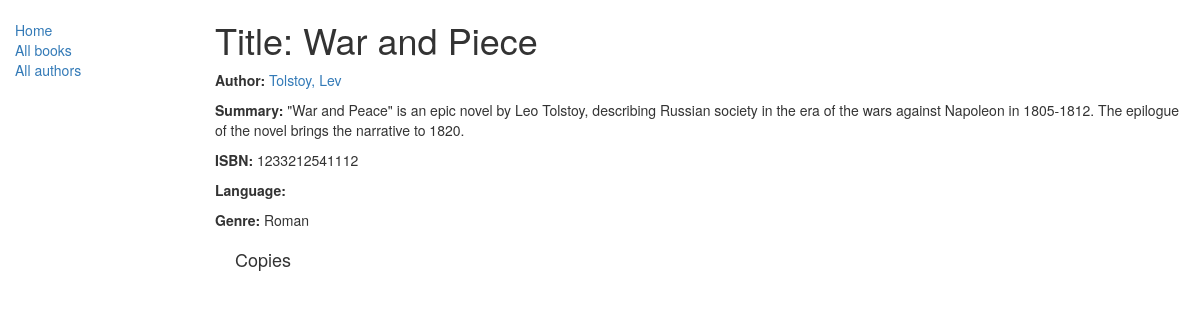
The page /catalog/book/1 on the database as committed earlier.
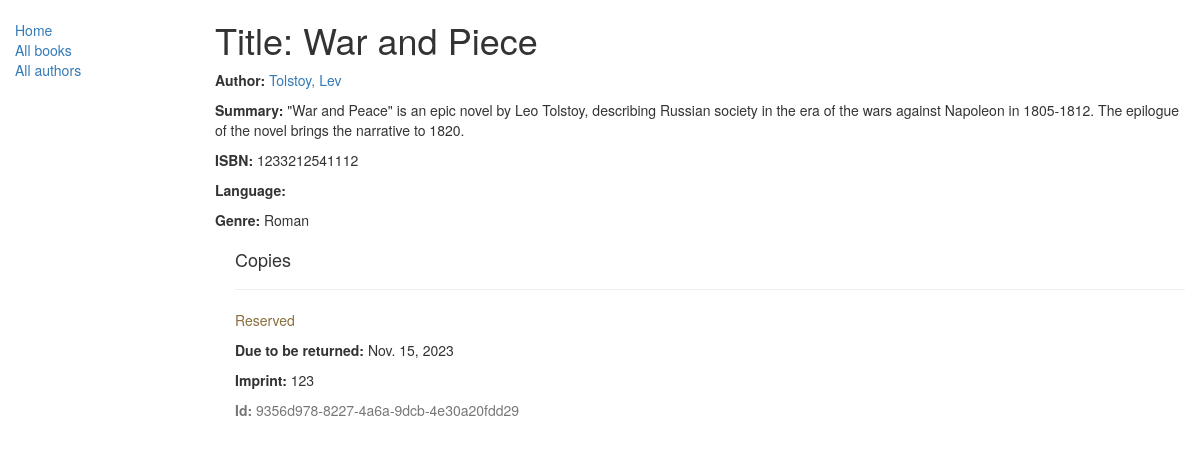
The same page on the database as committed later.
### catalog/models.py (models this page shows, shortened)
class Book(models.Model):
    title = models.CharField(max_length=200)
    author = models.ForeignKey('Author', on_delete=models.RESTRICT, null=True)
    summary = models.TextField(max_length=1000, help_text="Enter a brief description of the book")
    isbn = models.CharField('ISBN', max_length=13, unique=True,
                            help_text='13 Character <a href="https://www.isbn-international.org/content/what-isbn'
                                      '">ISBN number</a>')
    genre = models.ManyToManyField(Genre, help_text="Select a genre for this book")
    def display_genre(self):
        return ', '.join([genre.name for genre in self.genre.all()[:3]])
    display_genre.short_description = 'Genre'

class Author(models.Model):
    first_name = models.CharField(max_length=100)
    last_name = models.CharField(max_length=100)
    date_of_birth = models.DateField(null=True, blank=True)
    date_of_death = models.DateField('Died', null=True, blank=True)
    class Meta:
        ordering = ['last_name', 'first_name']
    def __str__(self):
        return f'{self.last_name}, {self.first_name}'

class Genre(models.Model):
    name = models.CharField(max_length=200, help_text="Enter a book genre (e.g. Science Fiction, French Poetry etc.)")
    def __str__(self):
        return self.name

class BookInstance(models.Model):
    id = models.UUIDField(primary_key=True, default=uuid.uuid4,
                          help_text="Unique ID for this particular book across whole library")
    book = models.ForeignKey('Book', on_delete=models.RESTRICT, null=True)
    imprint = models.CharField(max_length=200)
    due_back = models.DateField(null=True, blank=True)
    LOAN_STATUS = (
        ('m', 'Maintenance'),
        ('o', 'On loan'),
        ('a', 'Available'),
        ('r', 'Reserved'),
    )
    status = models.CharField(max_length=1, choices=LOAN_STATUS, blank=True, default='m', help_text='Book availability')
    class Meta:
        ordering = ['due_back']

### catalog/views.py (the view, shortened to what this page needs)
# urls.py: path('book/<int:pk>', views.BookDetailView.as_view(), name='book-detail'),
class BookDetailView(generic.DetailView):
    model = Book

### catalog/templates/catalog/book_detail.html
{% extends "base_generic.html" %}
{% block content %}
  <h1>Title: {{ book.title }}</h1>
  <p><strong>Author:</strong> <a href="">{{ book.author }}</a></p>
  <p><strong>Summary:</strong> {{ book.summary }}</p>
  <p><strong>ISBN:</strong> {{ book.isbn }}</p>
  <p><strong>Language:</strong> {{ book.language }}</p>
  <p><strong>Genre:</strong> {{ book.genre.all|join:", " }}</p>
  <div style="margin-left:20px;margin-top:20px">
    <h4>Copies</h4>
    {% for copy in book.bookinstance_set.all %}
      <hr />
      <p
        class="{% if copy.status == 'a' %}text-success{% elif copy.status == 'm' %}text-danger{% else %}text-warning{% endif %}">
        {{ copy.get_status_display }}
      </p>
      {% if copy.status != 'a' %}
        <p><strong>Due to be returned:</strong> {{ copy.due_back }}</p>
      {% endif %}
      <p><strong>Imprint:</strong> {{ copy.imprint }}</p>
      <p class="text-muted"><strong>Id:</strong> {{ copy.id }}</p>
    {% endfor %}
  </div>
{% endblock %}

### catalog/templates/base_generic.html (shortened to what this page needs)
<!doctype html>
<html lang="en">
  <head>
    <link
      rel="stylesheet"
      href="https://maxcdn.bootstrapcdn.com/bootstrap/3.3.7/css/bootstrap.min.css" />
    {% load static %}
    <link rel="stylesheet" href="{% static 'css/styles.css' %}" />
  </head>
  <body>
    <div class="container-fluid">
      <div class="row">
        <div class="col-sm-2">
          {% block sidebar %}
            <ul class="sidebar-nav">
              <li><a href="{% url 'index' %}">Home</a></li>
              <li><a href="{% url 'books' %}">All books</a></li>
              <li><a href="">All authors</a></li>
            </ul>
          {% endblock %}
        </div>
        <div class="col-sm-10 ">{% block content %}{% endblock %}</div>
      </div>
    </div>
  </body>
</html>

### catalog/static/css/styles.css (style rules this page uses)
.sidebar-nav { margin-top: 20px; padding: 0; list-style: none; }

Rows that differ between the two databases and show on the page:
added BookInstance: status "Reserved", due_back "Nov. 15, 2023", imprint "123", id "9356d978-8227-4a6a-9dcb-4e30a20fdd29"
